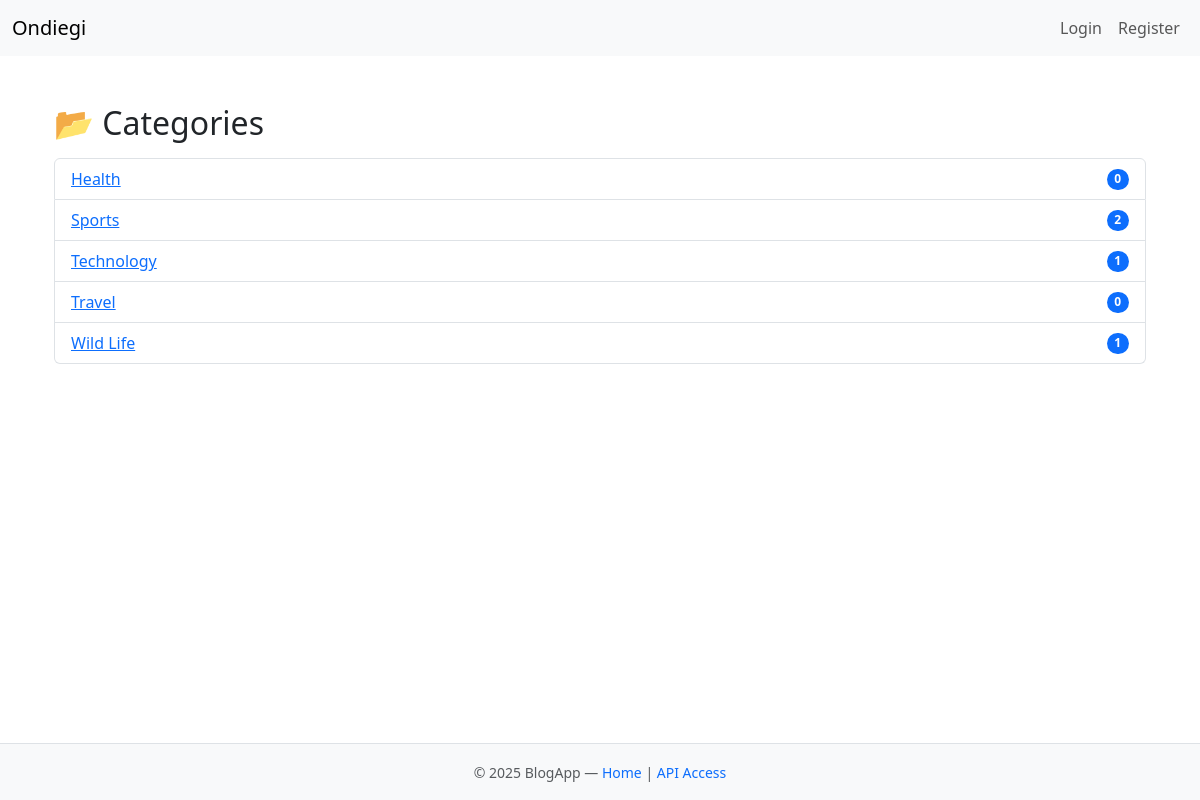
Screenshot of /blog/categories/ with the database file from the repository.
### blog/models.py (models this page shows, shortened)
class Category(models.Model):
    name = models.CharField(max_length=100, unique=True)
    slug = models.SlugField(max_length=120, unique=True, blank=True)
    class Meta:
        verbose_name_plural = "Categories"

### blog/views.py (the view)
# urls.py: path('categories/', CategoryListHTMLView.as_view(), name='category-list'),
class CategoryListHTMLView(ListView):
    model = Category
    template_name = "blog/category_list.html"
    context_object_name = "categories"
    ordering = ["name"]
    def get_queryset(self):
        return Category.objects.annotate(post_count=Count("posts"))

### blog/templates/blog/category_list.html
{% extends "base.html" %}
{% block content %}
<div class="container mt-4">
    <h2 class="mb-3">📂 Categories</h2>
    {% if categories %}
        <ul class="list-group">
            {% for category in categories %}
                <li class="list-group-item d-flex justify-content-between align-items-center">
                    <a href="{% url 'category-posts' category.slug %}">
                        {{ category.name }}
                    </a>
                    <span class="badge bg-primary rounded-pill">
                        {{ category.post_count }}
                    </span>
                </li>
            {% endfor %}
        </ul>
    {% else %}
        <p class="text-muted">No categories available yet.</p>
    {% endif %}
</div>
{% endblock %}

### rows the page displays
Category: name "Health", post_count "0"
Category: name "Sports", post_count "2"
Category: name "Technology", post_count "1"
Category: name "Travel", post_count "0"
Category: name "Wild Life", post_count "1"
